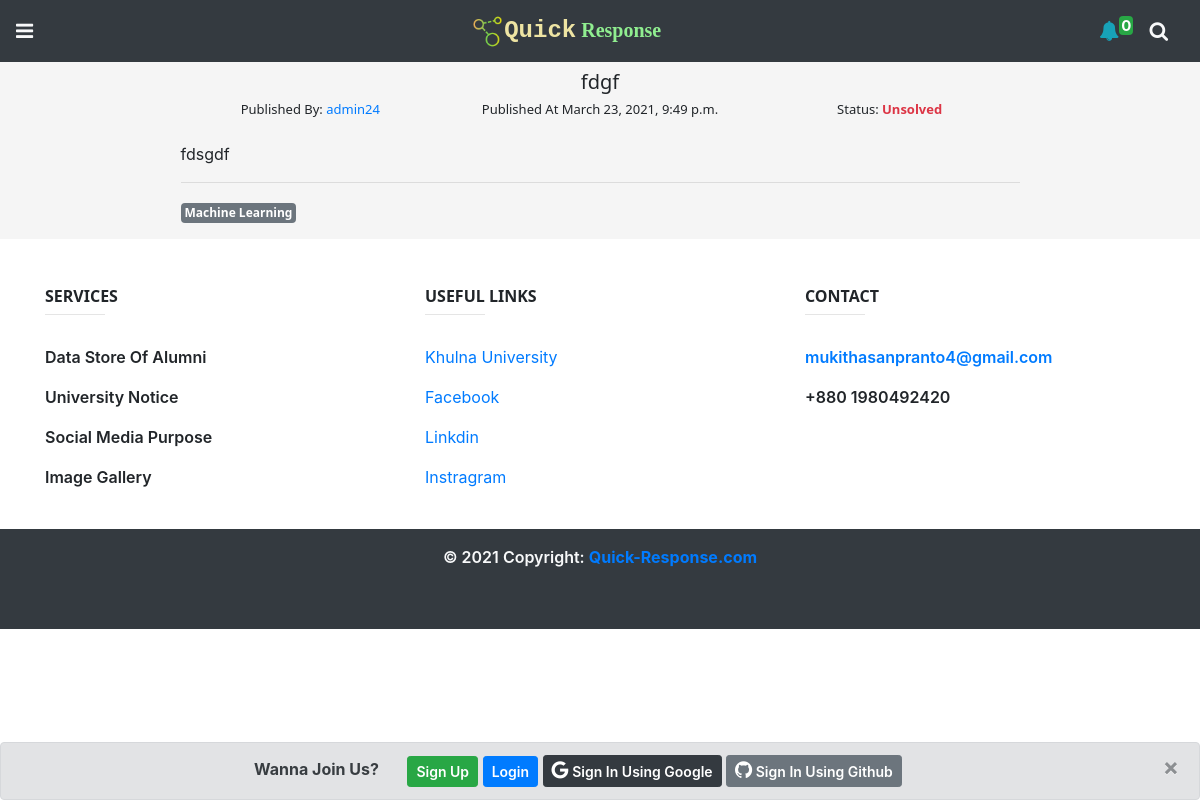
Before: /problems/8/details/ with the older database file.
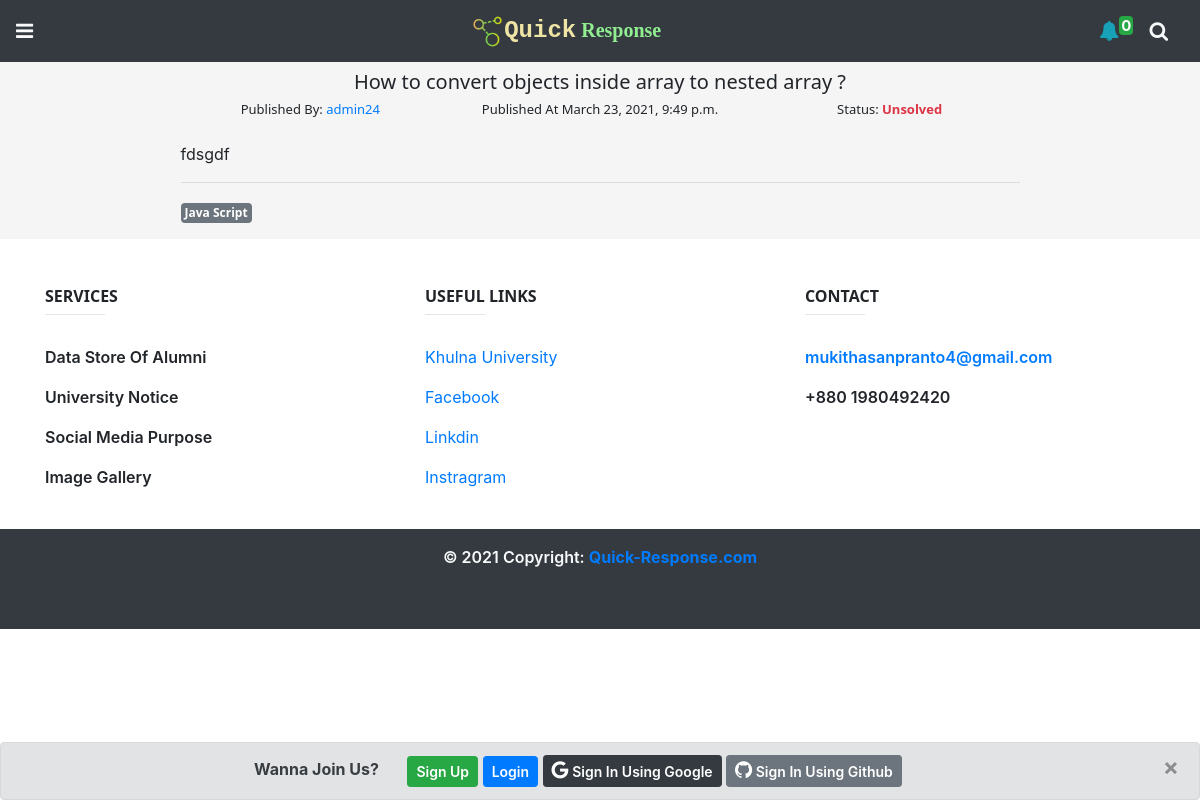
After: the same page with the newer database file.
### problems/models.py (models this page shows, shortened)
class Problem(models.Model):
    author = models.ForeignKey(settings.AUTH_USER_MODEL,on_delete=models.CASCADE)
    title = models.CharField(max_length=120)
    body = RichTextUploadingField()
    created_on = models.DateTimeField(default=datetime.now)
    last_modified = models.DateTimeField(default=datetime.now)
    tag = models.ManyToManyField('Tag', related_name='problems')
    is_solved = models.BooleanField(default=False)

class Tag(models.Model):
    name = models.CharField(max_length=20)

### problems/views.py (the view)
# urls.py: path('<int:id>/details/',problem_details,name='problem_details'),
def problem_details(request,id):
    problem = Problem.objects.get(id=id)
    context = {
        'problem':problem,
    }
    return render(request,"problems/problem_details.html",context)

### templates/problems/problem_details.html
{% extends "base.html" %}
{% load static %}
{% block content %}
<div style="background-color: whitesmoke;" id="post_section">
    <div class="container">
        <div class="row justify-content-center">
            <div class="col-lg-9 p-2">
                <h5 class="text-center">{{problem.title}}</h5>
                <div class="row text-center">
                    <div class="col-lg-4">
                        <h6 style="font-size: small;">Published By: <a href="" style="text-decoration: none;">{{problem.author}}</a></h6>
                    </div>
                    <div class="col-lg-4">
                        <h6 style="font-size: small;">Published At {{problem.created_on}}</h6>
                    </div>
                    <div class="col-lg-4">
                        {% if problem.is_solved %}
                        <h6 style="font-size: small;">Status: <span class="text-success font-weight-bold">Solved</span></h6>
                        {% else %}
                        <h6 style="font-size: small;">Status: <span class="text-danger font-weight-bold">Unsolved</span></h6>
                        {% endif %}
                    </div>
                </div>
                <p>{{problem.body|safe}}</p>
                <hr>
                {% for tag in problem.tag.all %}
                <h6 class="d-inline-block">
                    <span class="badge badge-secondary p-1">{{tag.name}}</span>
                </h6>
                {% endfor %}
            </div>
        </div>
    </div>
</div>
{% endblock %}

Changed rows visible on the page:
no longer on this page (row unchanged): Tag: name "Machine Learning"
changed Problem "fdsgdf": title "fdgf" → "How to convert objects inside array to nested array ?"
now on this page (row unchanged): Tag: name "Java Script"
